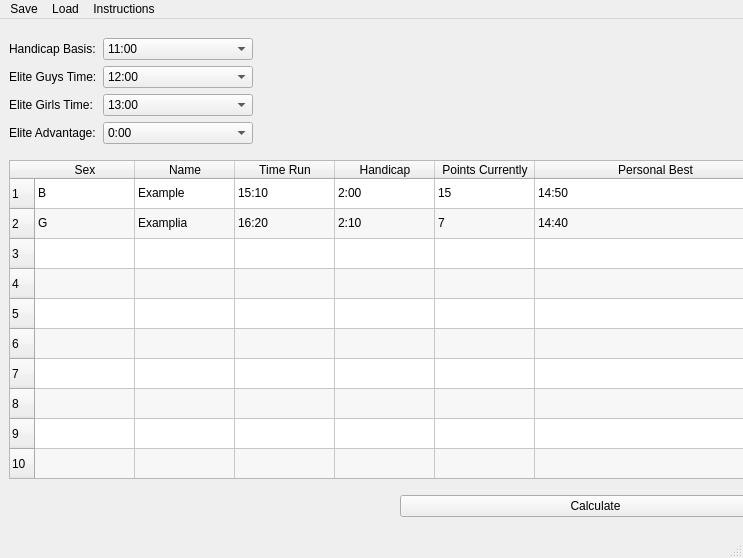
<?xml version="1.0" encoding="UTF-8"?>
<ui version="4.0">
 <class>MainWindow</class>
 <widget class="QMainWindow" name="MainWindow">
  <property name="geometry">
   <rect>
    <x>0</x>
    <y>0</y>
    <width>743</width>
    <height>558</height>
   </rect>
  </property>
  <property name="sizePolicy">
   <sizepolicy hsizetype="Minimum" vsizetype="Preferred">
    <horstretch>0</horstretch>
    <verstretch>0</verstretch>
   </sizepolicy>
  </property>
  <property name="minimumSize">
   <size>
    <width>200</width>
    <height>0</height>
   </size>
  </property>
  <property name="windowTitle">
   <string>MainWindow</string>
  </property>
  <widget class="QWidget" name="centralwidget">
   <property name="minimumSize">
    <size>
     <width>800</width>
     <height>0</height>
    </size>
   </property>
   <property name="maximumSize">
    <size>
     <width>16777215</width>
     <height>16777215</height>
    </size>
   </property>
   <layout class="QVBoxLayout" name="verticalLayout_2">
    <item>
     <layout class="QFormLayout" name="formLayout">
      <property name="fieldGrowthPolicy">
       <enum>QFormLayout::ExpandingFieldsGrow</enum>
      </property>
      <property name="verticalSpacing">
       <number>6</number>
      </property>
      <property name="topMargin">
       <number>10</number>
      </property>
      <property name="bottomMargin">
       <number>10</number>
      </property>
      <item row="0" column="0">
       <widget class="QLabel" name="label_2">
        <property name="text">
         <string>Handicap Basis:</string>
        </property>
       </widget>
      </item>
      <item row="0" column="1">
       <widget class="QComboBox" name="comboBoxHandicapBasis">
        <property name="minimumSize">
         <size>
          <width>150</width>
          <height>0</height>
         </size>
        </property>
        <item>
         <property name="text">
          <string>11:00</string>
         </property>
        </item>
        <item>
         <property name="text">
          <string>11:10</string>
         </property>
        </item>
        <item>
         <property name="text">
          <string>11:20</string>
         </property>
        </item>
        <item>
         <property name="text">
          <string>11:30</string>
         </property>
        </item>
        <item>
         <property name="text">
          <string>11:40</string>
         </property>
        </item>
        <item>
         <property name="text">
          <string>11:50</string>
         </property>
        </item>
        <item>
         <property name="text">
          <string>12:00</string>
         </property>
        </item>
        <item>
         <property name="text">
          <string>12:10</string>
         </property>
        </item>
        <item>
         <property name="text">
          <string>12:20</string>
         </property>
        </item>
        <item>
         <property name="text">
          <string>12:30</string>
         </property>
        </item>
        <item>
         <property name="text">
          <string>12:40</string>
         </property>
        </item>
        <item>
         <property name="text">
          <string>12:50</string>
         </property>
        </item>
        <item>
         <property name="text">
          <string>13:00</string>
         </property>
        </item>
        <item>
         <property name="text">
          <string>13:10</string>
         </property>
        </item>
        <item>
         <property name="text">
          <string>13:20</string>
         </property>
        </item>
        <item>
         <property name="text">
          <string>13:30</string>
         </property>
        </item>
        <item>
         <property name="text">
          <string>13:40</string>
         </property>
        </item>
        <item>
         <property name="text">
          <string>13:50</string>
         </property>
        </item>
        <item>
         <property name="text">
          <string>14:00</string>
         </property>
        </item>
        <item>
         <property name="text">
          <string>14:10</string>
         </property>
        </item>
        <item>
         <property name="text">
          <string>14:20</string>
         </property>
        </item>
        <item>
         <property name="text">
          <string>14:30</string>
         </property>
        </item>
        <item>
         <property name="text">
          <string>14:40</string>
         </property>
        </item>
        <item>
         <property name="text">
          <string>14:50</string>
         </property>
        </item>
        <item>
         <property name="text">
          <string>15:00</string>
         </property>
        </item>
        <item>
         <property name="text">
          <string>15:10</string>
         </property>
        </item>
        <item>
         <property name="text">
          <string>15:20</string>
         </property>
        </item>
        <item>
         <property name="text">
          <string>15:30</string>
         </property>
        </item>
        <item>
         <property name="text">
          <string>15:40</string>
         </property>
        </item>
        <item>
         <property name="text">
          <string>15:50</string>
         </property>
        </item>
        <item>
         <property name="text">
          <string>16:00</string>
         </property>
        </item>
        <item>
         <property name="text">
          <string>16:10</string>
         </property>
        </item>
        <item>
         <property name="text">
          <string>16:20</string>
         </property>
        </item>
        <item>
         <property name="text">
          <string>16:30</string>
         </property>
        </item>
        <item>
         <property name="text">
          <string>16:40</string>
         </property>
        </item>
        <item>
         <property name="text">
          <string>16:50</string>
         </property>
        </item>
        <item>
         <property name="text">
          <string>17:00</string>
         </property>
        </item>
        <item>
         <property name="text">
          <string>17:10</string>
         </property>
        </item>
        <item>
         <property name="text">
          <string>17:20</string>
         </property>
        </item>
        <item>
         <property name="text">
          <string>17:30</string>
         </property>
        </item>
        <item>
         <property name="text">
          <string>17:40</string>
         </property>
        </item>
        <item>
         <property name="text">
          <string>17:50</string>
         </property>
        </item>
        <item>
         <property name="text">
          <string>18:00</string>
         </property>
        </item>
        <item>
         <property name="text">
          <string>18:10</string>
         </property>
        </item>
        <item>
         <property name="text">
          <string>18:20</string>
         </property>
        </item>
        <item>
         <property name="text">
          <string>18:30</string>
         </property>
        </item>
        <item>
         <property name="text">
          <string>18:40</string>
         </property>
        </item>
        <item>
         <property name="text">
          <string>18:50</string>
         </property>
        </item>
        <item>
         <property name="text">
          <string>19:00</string>
         </property>
        </item>
        <item>
         <property name="text">
          <string>19:10</string>
         </property>
        </item>
        <item>
         <property name="text">
          <string>19:20</string>
         </property>
        </item>
        <item>
         <property name="text">
          <string>19:30</string>
         </property>
        </item>
        <item>
         <property name="text">
          <string>19:40</string>
         </property>
        </item>
        <item>
         <property name="text">
          <string>19:50</string>
         </property>
        </item>
        <item>
         <property name="text">
          <string>20:00</string>
         </property>
        </item>
        <item>
         <property name="text">
          <string>20:10</string>
         </property>
        </item>
        <item>
         <property name="text">
          <string>20:20</string>
         </property>
        </item>
        <item>
         <property name="text">
          <string>20:30</string>
         </property>
        </item>
        <item>
         <property name="text">
          <string>20:40</string>
         </property>
        </item>
        <item>
         <property name="text">
          <string>20:50</string>
         </property>
        </item>
        <item>
         <property name="text">
          <string>21:00</string>
         </property>
        </item>
        <item>
         <property name="text">
          <string>21:10</string>
         </property>
        </item>
        <item>
         <property name="text">
          <string>21:20</string>
         </property>
        </item>
        <item>
         <property name="text">
          <string>21:30</string>
         </property>
        </item>
        <item>
         <property name="text">
          <string>21:40</string>
         </property>
        </item>
        <item>
         <property name="text">
          <string>21:50</string>
         </property>
        </item>
        <item>
         <property name="text">
          <string>22:00</string>
         </property>
        </item>
        <item>
         <property name="text">
          <string>22:10</string>
         </property>
        </item>
        <item>
         <property name="text">
          <string>22:20</string>
         </property>
        </item>
        <item>
         <property name="text">
          <string>22:30</string>
         </property>
        </item>
        <item>
         <property name="text">
          <string>22:40</string>
         </property>
        </item>
        <item>
         <property name="text">
          <string>22:50</string>
         </property>
        </item>
        <item>
         <property name="text">
          <string>23:00</string>
         </property>
        </item>
        <item>
         <property name="text">
          <string>23:10</string>
         </property>
        </item>
        <item>
         <property name="text">
          <string>23:20</string>
         </property>
        </item>
        <item>
         <property name="text">
          <string>23:30</string>
         </property>
        </item>
        <item>
         <property name="text">
          <string>23:40</string>
         </property>
        </item>
        <item>
         <property name="text">
          <string>23:50</string>
         </property>
        </item>
        <item>
         <property name="text">
          <string>24:00</string>
         </property>
        </item>
        <item>
         <property name="text">
          <string>24:10</string>
         </property>
        </item>
        <item>
         <property name="text">
          <string>24:20</string>
         </property>
        </item>
        <item>
         <property name="text">
          <string>24:30</string>
         </property>
        </item>
        <item>
         <property name="text">
          <string>24:40</string>
         </property>
        </item>
        <item>
         <property name="text">
          <string>24:50</string>
         </property>
        </item>
        <item>
         <property name="text">
          <string>25:00</string>
         </property>
        </item>
        <item>
         <property name="text">
          <string>25:10</string>
         </property>
        </item>
        <item>
         <property name="text">
          <string>25:20</string>
         </property>
        </item>
        <item>
         <property name="text">
          <string>25:30</string>
         </property>
        </item>
        <item>
         <property name="text">
          <string>25:40</string>
         </property>
        </item>
        <item>
         <property name="text">
          <string>25:50</string>
         </property>
        </item>
        <item>
         <property name="text">
          <string>26:00</string>
         </property>
        </item>
        <item>
         <property name="text">
          <string>26:10</string>
         </property>
        </item>
        <item>
         <property name="text">
          <string>26:20</string>
         </property>
        </item>
        <item>
         <property name="text">
          <string>26:30</string>
         </property>
        </item>
        <item>
         <property name="text">
          <string>26:40</string>
         </property>
        </item>
        <item>
         <property name="text">
          <string>26:50</string>
         </property>
        </item>
        <item>
         <property name="text">
          <string>27:00</string>
         </property>
        </item>
        <item>
         <property name="text">
          <string>27:10</string>
         </property>
        </item>
        <item>
         <property name="text">
          <string>27:20</string>
         </property>
        </item>
        <item>
         <property name="text">
          <string>27:30</string>
         </property>
        </item>
        <item>
         <property name="text">
          <string>27:40</string>
         </property>
        </item>
        <item>
         <property name="text">
          <string>27:50</string>
         </property>
        </item>
        <item>
         <property name="text">
          <string>28:00</string>
         </property>
        </item>
        <item>
         <property name="text">
          <string>28:10</string>
         </property>
        </item>
        <item>
         <property name="text">
          <string>28:20</string>
         </property>
        </item>
        <item>
         <property name="text">
          <string>28:30</string>
         </property>
        </item>
        <item>
         <property name="text">
          <string>28:40</string>
         </property>
        </item>
        <item>
         <property name="text">
          <string>28:50</string>
         </property>
        </item>
        <item>
         <property name="text">
          <string>29:00</string>
         </property>
        </item>
        <item>
         <property name="text">
          <string>29:10</string>
         </property>
        </item>
        <item>
         <property name="text">
          <string>29:20</string>
         </property>
        </item>
        <item>
         <property name="text">
          <string>29:30</string>
         </property>
        </item>
        <item>
         <property name="text">
          <string>29:40</string>
         </property>
        </item>
        <item>
         <property name="text">
          <string>29:50</string>
         </property>
        </item>
        <item>
         <property name="text">
          <string>30:00</string>
         </property>
        </item>
        <item>
         <property name="text">
          <string>30:10</string>
         </property>
        </item>
        <item>
         <property name="text">
          <string>30:20</string>
         </property>
        </item>
        <item>
         <property name="text">
          <string>30:30</string>
         </property>
        </item>
        <item>
         <property name="text">
          <string>30:40</string>
         </property>
        </item>
        <item>
         <property name="text">
          <string>30:50</string>
         </property>
        </item>
        <item>
         <property name="text">
          <string>31:00</string>
         </property>
        </item>
        <item>
         <property name="text">
          <string>31:10</string>
         </property>
        </item>
        <item>
         <property name="text">
          <string>31:20</string>
         </property>
        </item>
        <item>
         <property name="text">
          <string>31:30</string>
         </property>
        </item>
        <item>
         <property name="text">
          <string>31:40</string>
         </property>
        </item>
        <item>
         <property name="text">
          <string>31:50</string>
         </property>
        </item>
        <item>
         <property name="text">
          <string>32:00</string>
         </property>
        </item>
        <item>
         <property name="text">
          <string>32:10</string>
         </property>
        </item>
        <item>
         <property name="text">
          <string>32:20</string>
         </property>
        </item>
        <item>
         <property name="text">
          <string>32:30</string>
         </property>
        </item>
        <item>
         <property name="text">
          <string>32:40</string>
         </property>
        </item>
        <item>
         <property name="text">
          <string>32:50</string>
         </property>
        </item>
        <item>
         <property name="text">
          <string>33:00</string>
         </property>
        </item>
        <item>
         <property name="text">
          <string>33:10</string>
         </property>
        </item>
        <item>
         <property name="text">
          <string>33:20</string>
         </property>
        </item>
        <item>
         <property name="text">
          <string>33:30</string>
         </property>
        </item>
        <item>
         <property name="text">
          <string>33:40</string>
         </property>
        </item>
        <item>
         <property name="text">
          <string>33:50</string>
         </property>
        </item>
        <item>
         <property name="text">
          <string>34:00</string>
         </property>
        </item>
        <item>
         <property name="text">
          <string>34:10</string>
         </property>
        </item>
        <item>
         <property name="text">
          <string>34:20</string>
         </property>
        </item>
        <item>
         <property name="text">
          <string>34:30</string>
         </property>
        </item>
        <item>
         <property name="text">
          <string>34:40</string>
         </property>
        </item>
        <item>
         <property name="text">
          <string>34:50</string>
         </property>
        </item>
        <item>
         <property name="text">
          <string>35:00</string>
         </property>
        </item>
        <item>
         <property name="text">
          <string>35:10</string>
         </property>
        </item>
        <item>
         <property name="text">
          <string>35:20</string>
         </property>
        </item>
        <item>
         <property name="text">
          <string>35:30</string>
         </property>
        </item>
        <item>
         <property name="text">
          <string>35:40</string>
         </property>
        </item>
        <item>
         <property name="text">
          <string>35:50</string>
         </property>
        </item>
        <item>
         <property name="text">
          <string>36:00</string>
         </property>
        </item>
        <item>
         <property name="text">
          <string>36:10</string>
         </property>
        </item>
        <item>
         <property name="text">
          <string>36:20</string>
         </property>
        </item>
        <item>
         <property name="text">
          <string>36:30</string>
         </property>
        </item>
        <item>
         <property name="text">
          <string>36:40</string>
         </property>
        </item>
        <item>
         <property name="text">
          <string>36:50</string>
         </property>
        </item>
        <item>
         <property name="text">
          <string>37:00</string>
         </property>
        </item>
        <item>
         <property name="text">
          <string>37:10</string>
         </property>
        </item>
        <item>
         <property name="text">
          <string>37:20</string>
         </property>
        </item>
        <item>
         <property name="text">
          <string>37:30</string>
         </property>
        </item>
        <item>
         <property name="text">
          <string>37:40</string>
         </property>
        </item>
        <item>
         <property name="text">
          <string>37:50</string>
         </property>
        </item>
        <item>
         <property name="text">
          <string>38:00</string>
         </property>
        </item>
        <item>
         <property name="text">
          <string>38:10</string>
         </property>
        </item>
        <item>
         <property name="text">
          <string>38:20</string>
         </property>
        </item>
        <item>
         <property name="text">
          <string>38:30</string>
         </property>
        </item>
        <item>
         <property name="text">
          <string>38:40</string>
         </property>
        </item>
        <item>
         <property name="text">
          <string>38:50</string>
         </property>
        </item>
        <item>
         <property name="text">
          <string>39:00</string>
         </property>
        </item>
        <item>
         <property name="text">
          <string>39:10</string>
         </property>
        </item>
        <item>
         <property name="text">
          <string>39:20</string>
         </property>
        </item>
        <item>
         <property name="text">
          <string>39:30</string>
         </property>
        </item>
        <item>
         <property name="text">
          <string>39:40</string>
         </property>
        </item>
        <item>
         <property name="text">
          <string>39:50</string>
         </property>
        </item>
        <item>
         <property name="text">
          <string>40:00</string>
         </property>
        </item>
       </widget>
      </item>
      <item row="1" column="0">
       <widget class="QLabel" name="label_3">
        <property name="text">
         <string>Elite Guys Time:</string>
        </property>
       </widget>
      </item>
      <item row="1" column="1">
       <widget class="QComboBox" name="comboBoxEliteBoys">
        <property name="minimumSize">
         <size>
          <width>150</width>
          <height>0</height>
         </size>
        </property>
        <item>
         <property name="text">
          <string>12:00</string>
         </property>
        </item>
        <item>
         <property name="text">
          <string>12:10</string>
         </property>
        </item>
        <item>
         <property name="text">
          <string>12:20</string>
         </property>
        </item>
        <item>
         <property name="text">
          <string>12:30</string>
         </property>
        </item>
        <item>
         <property name="text">
          <string>12:40</string>
         </property>
        </item>
        <item>
         <property name="text">
          <string>12:50</string>
         </property>
        </item>
        <item>
         <property name="text">
          <string>13:00</string>
         </property>
        </item>
        <item>
         <property name="text">
          <string>13:10</string>
         </property>
        </item>
        <item>
         <property name="text">
          <string>13:20</string>
         </property>
        </item>
        <item>
         <property name="text">
          <string>13:30</string>
         </property>
        </item>
        <item>
         <property name="text">
          <string>13:40</string>
         </property>
        </item>
        <item>
         <property name="text">
          <string>13:50</string>
         </property>
        </item>
        <item>
         <property name="text">
          <string>14:00</string>
         </property>
        </item>
        <item>
         <property name="text">
          <string>14:10</string>
         </property>
        </item>
        <item>
         <property name="text">
          <string>14:20</string>
         </property>
        </item>
        <item>
         <property name="text">
          <string>14:30</string>
         </property>
        </item>
        <item>
         <property name="text">
          <string>14:40</string>
         </property>
        </item>
        <item>
         <property name="text">
          <string>14:50</string>
         </property>
        </item>
        <item>
         <property name="text">
          <string>15:00</string>
         </property>
        </item>
        <item>
         <property name="text">
          <string>15:10</string>
         </property>
        </item>
        <item>
         <property name="text">
          <string>15:20</string>
         </property>
        </item>
        <item>
         <property name="text">
          <string>15:30</string>
         </property>
        </item>
        <item>
         <property name="text">
          <string>15:40</string>
         </property>
        </item>
        <item>
         <property name="text">
          <string>15:50</string>
         </property>
        </item>
        <item>
         <property name="text">
          <string>16:00</string>
         </property>
        </item>
       </widget>
      </item>
      <item row="2" column="0">
       <widget class="QLabel" name="label_4">
        <property name="text">
         <string>Elite Girls Time:</string>
        </property>
       </widget>
      </item>
      <item row="2" column="1">
       <widget class="QComboBox" name="comboBoxEliteGirls">
        <property name="minimumSize">
         <size>
          <width>150</width>
          <height>0</height>
         </size>
        </property>
        <item>
         <property name="text">
          <string>13:00</string>
         </property>
        </item>
        <item>
         <property name="text">
          <string>13:10</string>
         </property>
        </item>
        <item>
         <property name="text">
          <string>13:20</string>
         </property>
        </item>
        <item>
         <property name="text">
          <string>13:30</string>
         </property>
        </item>
        <item>
         <property name="text">
          <string>13:40</string>
         </property>
        </item>
        <item>
         <property name="text">
          <string>13:50</string>
         </property>
        </item>
        <item>
         <property name="text">
          <string>14:00</string>
         </property>
        </item>
        <item>
         <property name="text">
          <string>14:10</string>
         </property>
        </item>
        <item>
         <property name="text">
          <string>14:20</string>
         </property>
        </item>
        <item>
         <property name="text">
          <string>14:30</string>
         </property>
        </item>
        <item>
         <property name="text">
          <string>14:40</string>
         </property>
        </item>
        <item>
         <property name="text">
          <string>14:50</string>
         </property>
        </item>
        <item>
         <property name="text">
          <string>15:00</string>
         </property>
        </item>
        <item>
         <property name="text">
          <string>15:10</string>
         </property>
        </item>
        <item>
         <property name="text">
          <string>15:20</string>
         </property>
        </item>
        <item>
         <property name="text">
          <string>15:30</string>
         </property>
        </item>
        <item>
         <property name="text">
          <string>15:40</string>
         </property>
        </item>
        <item>
         <property name="text">
          <string>15:50</string>
         </property>
        </item>
        <item>
         <property name="text">
          <string>16:00</string>
         </property>
        </item>
        <item>
         <property name="text">
          <string>16:10</string>
         </property>
        </item>
        <item>
         <property name="text">
          <string>16:20</string>
         </property>
        </item>
        <item>
         <property name="text">
          <string>16:30</string>
         </property>
        </item>
        <item>
         <property name="text">
          <string>16:40</string>
         </property>
        </item>
        <item>
         <property name="text">
          <string>16:50</string>
         </property>
        </item>
        <item>
         <property name="text">
          <string>17:00</string>
         </property>
        </item>
        <item>
         <property name="text">
          <string>17:10</string>
         </property>
        </item>
        <item>
         <property name="text">
          <string>17:20</string>
         </property>
        </item>
        <item>
         <property name="text">
          <string>17:30</string>
         </property>
        </item>
        <item>
         <property name="text">
          <string>17:40</string>
         </property>
        </item>
        <item>
         <property name="text">
          <string>17:50</string>
         </property>
        </item>
        <item>
         <property name="text">
          <string>18:00</string>
         </property>
        </item>
       </widget>
      </item>
      <item row="3" column="0">
       <widget class="QLabel" name="label">
        <property name="text">
         <string>Elite Advantage:</string>
        </property>
       </widget>
      </item>
      <item row="3" column="1">
       <widget class="QComboBox" name="comboBoxEliteAdvantage">
        <property name="minimumSize">
         <size>
          <width>150</width>
          <height>0</height>
         </size>
        </property>
        <item>
         <property name="text">
          <string>0:00</string>
         </property>
        </item>
        <item>
         <property name="text">
          <string>0:10</string>
         </property>
        </item>
        <item>
         <property name="text">
          <string>0:20</string>
         </property>
        </item>
        <item>
         <property name="text">
          <string>0:30</string>
         </property>
        </item>
        <item>
         <property name="text">
          <string>0:40</string>
         </property>
        </item>
        <item>
         <property name="text">
          <string>0:50</string>
         </property>
        </item>
        <item>
         <property name="text">
          <string>1:00</string>
         </property>
        </item>
        <item>
         <property name="text">
          <string>1:10</string>
         </property>
        </item>
        <item>
         <property name="text">
          <string>1:20</string>
         </property>
        </item>
        <item>
         <property name="text">
          <string>1:30</string>
         </property>
        </item>
        <item>
         <property name="text">
          <string>1:40</string>
         </property>
        </item>
        <item>
         <property name="text">
          <string>1:50</string>
         </property>
        </item>
        <item>
         <property name="text">
          <string>2:00</string>
         </property>
        </item>
       </widget>
      </item>
     </layout>
    </item>
    <item>
     <widget class="QTableWidget" name="tableWidget">
      <property name="sizePolicy">
       <sizepolicy hsizetype="Expanding" vsizetype="Expanding">
        <horstretch>0</horstretch>
        <verstretch>0</verstretch>
       </sizepolicy>
      </property>
      <property name="dragEnabled">
       <bool>false</bool>
      </property>
      <property name="dragDropMode">
       <enum>QAbstractItemView::NoDragDrop</enum>
      </property>
      <property name="alternatingRowColors">
       <bool>true</bool>
      </property>
      <property name="selectionMode">
       <enum>QAbstractItemView::SingleSelection</enum>
      </property>
      <property name="rowCount">
       <number>100</number>
      </property>
      <attribute name="horizontalHeaderStretchLastSection">
       <bool>true</bool>
      </attribute>
      <row/>
      <row/>
      <row/>
      <row/>
      <row/>
      <row/>
      <row/>
      <row/>
      <row/>
      <row/>
      <row/>
      <row/>
      <row/>
      <row/>
      <row/>
      <row/>
      <row/>
      <row/>
      <row/>
      <row/>
      <row/>
      <row/>
      <row/>
      <row/>
      <row/>
      <row/>
      <row/>
      <row/>
      <row/>
      <row/>
      <row/>
      <row/>
      <row/>
      <row/>
      <row/>
      <row/>
      <row/>
      <row/>
      <row/>
      <row/>
      <row/>
      <row/>
      <row/>
      <row/>
      <row/>
      <row/>
      <row/>
      <row/>
      <row/>
      <row/>
      <row/>
      <row/>
      <row/>
      <row/>
      <row/>
      <row/>
      <row/>
      <row/>
      <row/>
      <row/>
      <row/>
      <row/>
      <row/>
      <row/>
      <row/>
      <row/>
      <row/>
      <row/>
      <row/>
      <row/>
      <row/>
      <row/>
      <row/>
      <row/>
      <row/>
      <row/>
      <row/>
      <row/>
      <row/>
      <row/>
      <row/>
      <row/>
      <row/>
      <row/>
      <row/>
      <row/>
      <row/>
      <row/>
      <row/>
      <row/>
      <row/>
      <row/>
      <row/>
      <row/>
      <row/>
      <row/>
      <row/>
      <row/>
      <row/>
      <row/>
      <column>
       <property name="text">
        <string>Sex</string>
       </property>
      </column>
      <column>
       <property name="text">
        <string>Name</string>
       </property>
      </column>
      <column>
       <property name="text">
        <string>Time Run</string>
       </property>
      </column>
      <column>
       <property name="text">
        <string>Handicap</string>
       </property>
      </column>
      <column>
       <property name="text">
        <string>Points Currently</string>
       </property>
      </column>
      <column>
       <property name="text">
        <string>Personal Best</string>
       </property>
      </column>
      <item row="0" column="0">
       <property name="text">
        <string>B</string>
       </property>
      </item>
      <item row="0" column="1">
       <property name="text">
        <string>Example</string>
       </property>
      </item>
      <item row="0" column="2">
       <property name="text">
        <string>15:10</string>
       </property>
      </item>
      <item row="0" column="3">
       <property name="text">
        <string>2:00</string>
       </property>
      </item>
      <item row="0" column="4">
       <property name="text">
        <string>15</string>
       </property>
      </item>
      <item row="0" column="5">
       <property name="text">
        <string>14:50</string>
       </property>
      </item>
      <item row="1" column="0">
       <property name="text">
        <string>G</string>
       </property>
      </item>
      <item row="1" column="1">
       <property name="text">
        <string>Examplia</string>
       </property>
      </item>
      <item row="1" column="2">
       <property name="text">
        <string>16:20</string>
       </property>
      </item>
      <item row="1" column="3">
       <property name="text">
        <string>2:10</string>
       </property>
      </item>
      <item row="1" column="4">
       <property name="text">
        <string>7</string>
       </property>
      </item>
      <item row="1" column="5">
       <property name="text">
        <string>14:40</string>
       </property>
      </item>
     </widget>
    </item>
    <item>
     <layout class="QHBoxLayout" name="horizontalLayout">
      <property name="topMargin">
       <number>10</number>
      </property>
      <property name="bottomMargin">
       <number>10</number>
      </property>
      <item>
       <spacer name="horizontalSpacer">
        <property name="orientation">
         <enum>Qt::Horizontal</enum>
        </property>
        <property name="sizeType">
         <enum>QSizePolicy::Expanding</enum>
        </property>
        <property name="sizeHint" stdset="0">
         <size>
          <width>40</width>
          <height>20</height>
         </size>
        </property>
       </spacer>
      </item>
      <item>
       <widget class="QPushButton" name="pushButton">
        <property name="sizePolicy">
         <sizepolicy hsizetype="MinimumExpanding" vsizetype="Fixed">
          <horstretch>0</horstretch>
          <verstretch>0</verstretch>
         </sizepolicy>
        </property>
        <property name="maximumSize">
         <size>
          <width>16777215</width>
          <height>16777215</height>
         </size>
        </property>
        <property name="text">
         <string>Calculate</string>
        </property>
       </widget>
      </item>
     </layout>
    </item>
   </layout>
  </widget>
  <widget class="QMenuBar" name="menubar">
   <property name="geometry">
    <rect>
     <x>0</x>
     <y>0</y>
     <width>743</width>
     <height>24</height>
    </rect>
   </property>
   <widget class="QMenu" name="menuSave">
    <property name="title">
     <string>Save</string>
    </property>
   </widget>
   <widget class="QMenu" name="menuLoad">
    <property name="title">
     <string>Load</string>
    </property>
   </widget>
   <widget class="QMenu" name="menuInstructions">
    <property name="title">
     <string>Instructions</string>
    </property>
   </widget>
   <addaction name="menuSave"/>
   <addaction name="menuLoad"/>
   <addaction name="menuInstructions"/>
  </widget>
  <widget class="QStatusBar" name="statusbar"/>
 </widget>
 <resources/>
 <connections/>
</ui>
